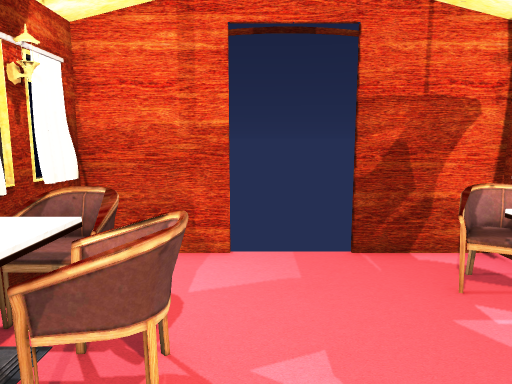
[1] (above)

12 first-person views from a walk through a Unity game level. The camera is 1.2 m above the floor, tilts 8° down and sees 70° across. Doors are open. The floor is counted in squares, 0.5 m on a side. Each view is taken from the middle of a square. On the plan, view 1 faces up. The plan holds only what a view shows up to about 20 squares ahead; the rest is blank. The player is left out. Some animated figures are left out. Some surface patterns are stand-ins.

[2]
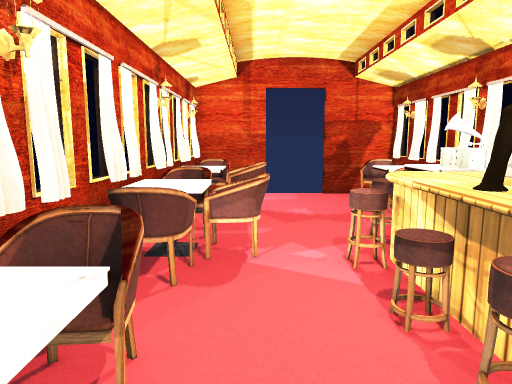

[3]
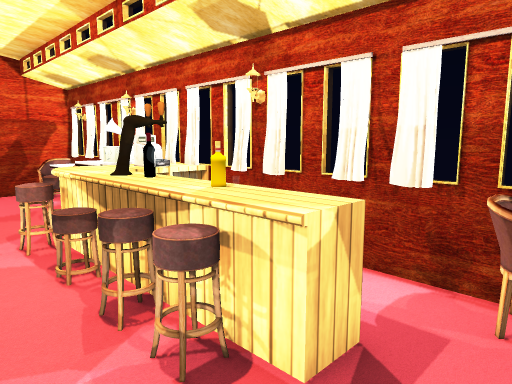

[4]
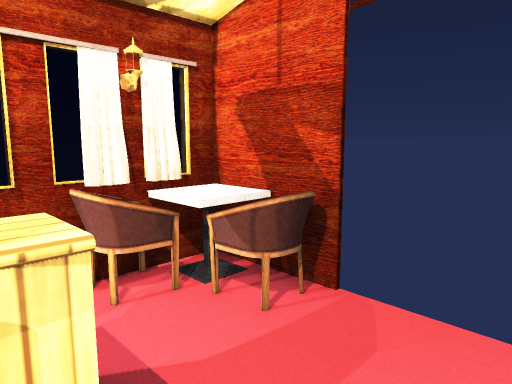

[5]
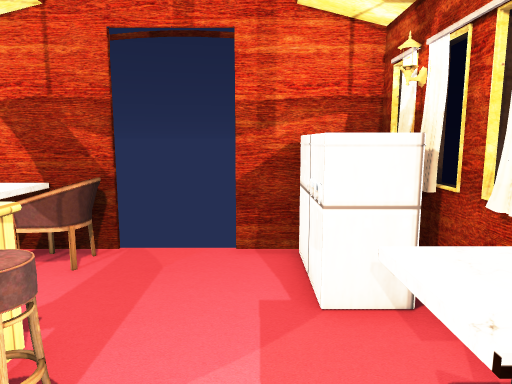

[6]
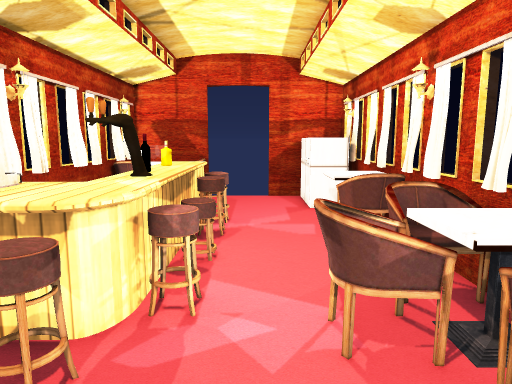

[7]
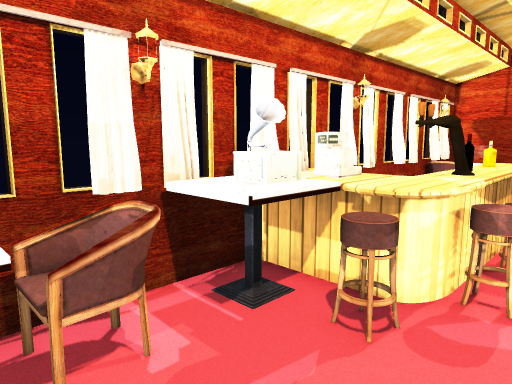

[8]
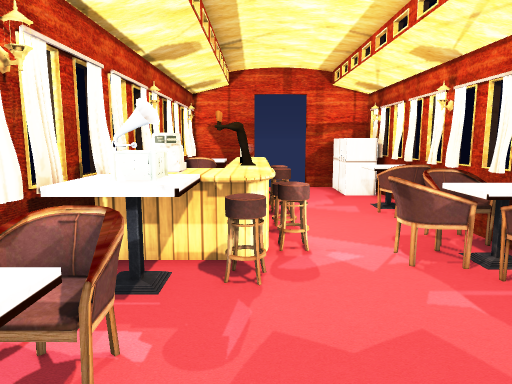

[9]
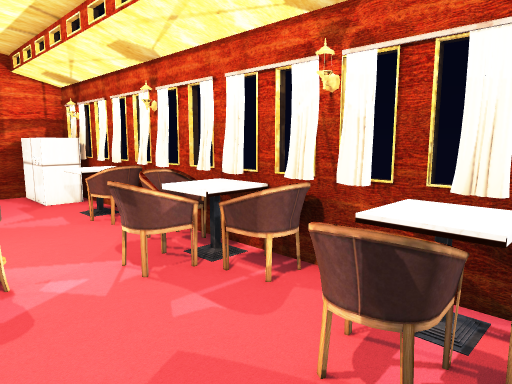

[10]
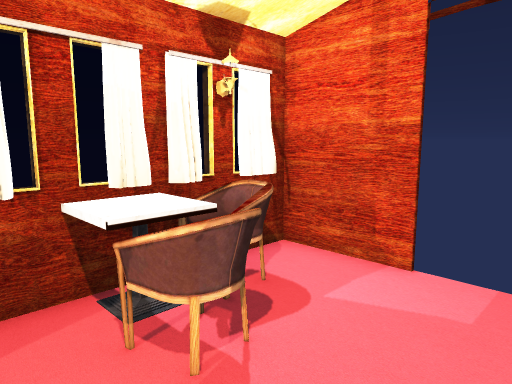

[11]
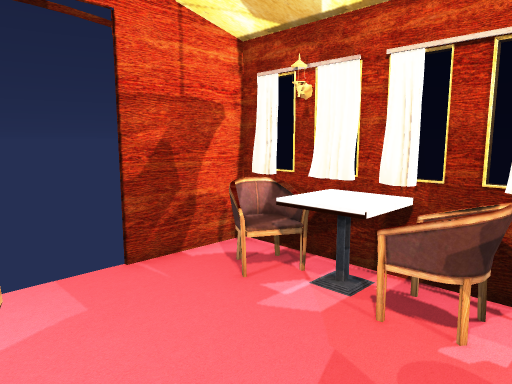

[12]
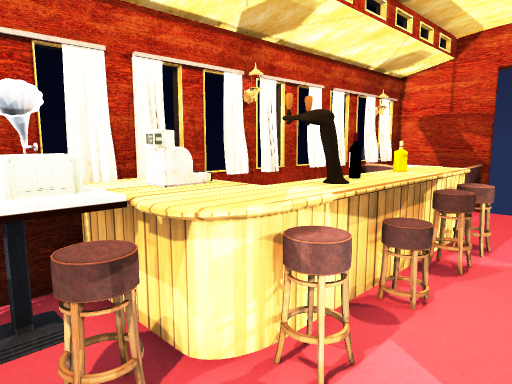

### Floor plan
Points are (right, up) in squares from view 1. A wall is a line through its corners. A room is listed if a view was taken in it or the views show most of it. See-through windows are left out.
Room 1 (views 1, 2, 3, 4, 5, 6, 7, 8, 9, 10, 11, 12)
walls: (5.2, -2.3) (5.2, -1.5); (5.2, -1.3) (5.2, 7.6) (2, 7.6); (2.4, -12.9) (5.2, -12.9) (5.2, -2.9); (-3.7, -12.3) (-3.7, -12.9) (-0.5, -12.9); (-0.5, 7.6) (-3.7, 7.6) (-3.7, -11.5)
ways out: open door at (0.5, -13); open door at (1, 7.5)
objects: other object (-2, -12) to (-2, -10); other object (-2, -8) to (-2, -7); other object (-2, -6) to (-2, -5); other object (-2, -3); other object (-2, -2) to (-2, -1); other object (-2, 0) to (-2, 1); other object (-2, 3) to (-2, 4); other object (-2, 5) to (-2, 6); other object (-1, -2) to (-1, -1); other object (-1, 3) to (-1, 4); other object (1, -8); other object (1, -7) to (1, -6); other object (1, -5) to (1, -4); other object (1, -2); other object (2, -13) to (3, -11); other object (2, -9) to (3, -1); other object (2, 0); other object (3, -12) to (4, -12); other object (3, -1) to (3, 1); other object (3, 2) to (4, 3); other object (3, 4) to (4, 5); other object (3, 6) to (4, 6); other object (4, -11)

Positions as (right, up) in squares from view 1, and headings:
1: (0, 0), facing up
2: (-1, -9), facing up
3: (-1, -11), facing up-right
4: (-1, -8), facing down-right
5: (-1, -5), facing down
6: (0, 3), facing down
7: (0, 4), facing down-right
8: (2, 6), facing down
9: (2, 5), facing down-left
10: (2, 1), facing up-left
11: (-1, 1), facing up-right
12: (-1, 1), facing down-right
